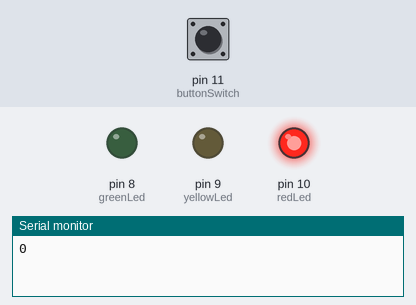
This sketch was run on a simulated Arduino Uno, built with avr-gcc and run on an emulated ATmega328P. Parts: output pins drawn as LEDs (lit = HIGH), the last lines printed to the serial monitor. The test bench sets the inputs (shaded band); at power-on: pin 11 (buttonSwitch) LOW.

Above: at 0.2 s.
At 1.5 s:
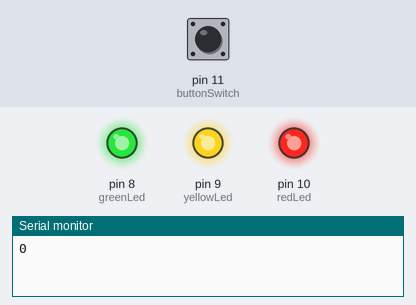
At 2.2 s:
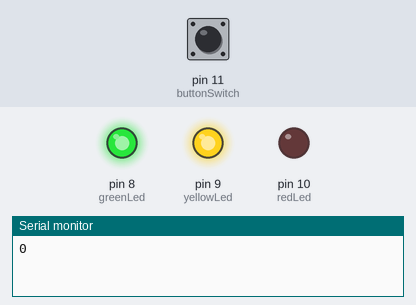
At 2.7 s:
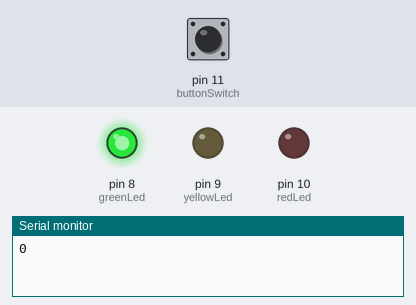
At 3.7 s:
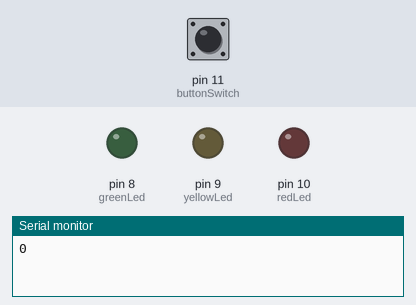
At 5.2 s:
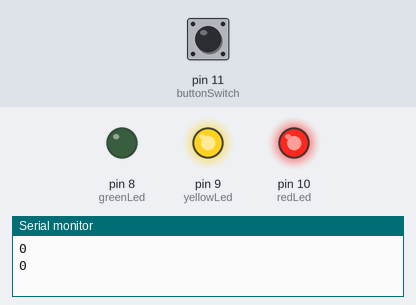
Timing chart, 0 to 5.9 s (numbered marks = the images above):
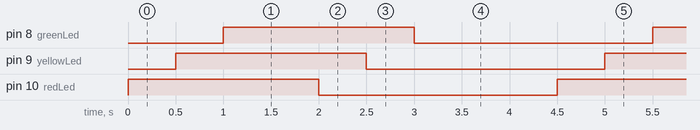

Measured:
- by itself, pin 8 (greenLed), pin 9 (yellowLed), pin 10 (redLed): alternates HIGH for 2.0 s and LOW for 2.5 s
- by itself, everything shown: repeats every 4.5 s, in 6 steps

The sketch:

photoresistor-button-leds.ino
```cpp
int redLed = 10;
int yellowLed = 9;
int greenLed = 8;
int buttonSwitch = 11;
int lightSensor = 5;
int lightReading;

void setup() {
  Serial.begin(9600);
  // red LED on pin 10
  pinMode(redLed, OUTPUT);
  // yellow LED on pin 9
  pinMode(yellowLed, OUTPUT);
  // green LED on pin 8
  pinMode(greenLed, OUTPUT);
  // button on pin 11
}

void loop() {
  Serial.println(digitalRead(buttonSwitch));
  if (digitalRead(buttonSwitch) == HIGH) {
  // if button is pressed, read light sensor and turn on an LED
    lightReading = analogRead(lightSensor);
    // get the reading
    if(lightReading >= 880) {
      // if there's lots of light turn on red LED and turn off the others
      digitalWrite(redLed, HIGH);
      digitalWrite(yellowLed, LOW);
      digitalWrite(greenLed, LOW);
    } else if (lightReading < 900 && lightReading >= 750) {
      // if there's medium light turn on yellow LED and turn off the others
      digitalWrite(yellowLed, HIGH);
      digitalWrite(redLed, LOW);
      digitalWrite(greenLed, LOW);
    } else {
      // if there's low light turn on green LED and turn off the others
      digitalWrite(greenLed, HIGH);
      digitalWrite(redLed, LOW);
      digitalWrite(yellowLed, LOW);
    }
  } else {
    // if button is not pressed, do a blinking pattern
    digitalWrite(redLed, HIGH);
    delay(500);
    digitalWrite(yellowLed, HIGH);
    delay(500);
    digitalWrite(greenLed, HIGH);
    delay(1000);
    digitalWrite(redLed, LOW);
    delay(500);
    digitalWrite(yellowLed, LOW);
    delay(500);
    digitalWrite(greenLed, LOW);
    delay(500);
    delay(1000);
  }

}
```
